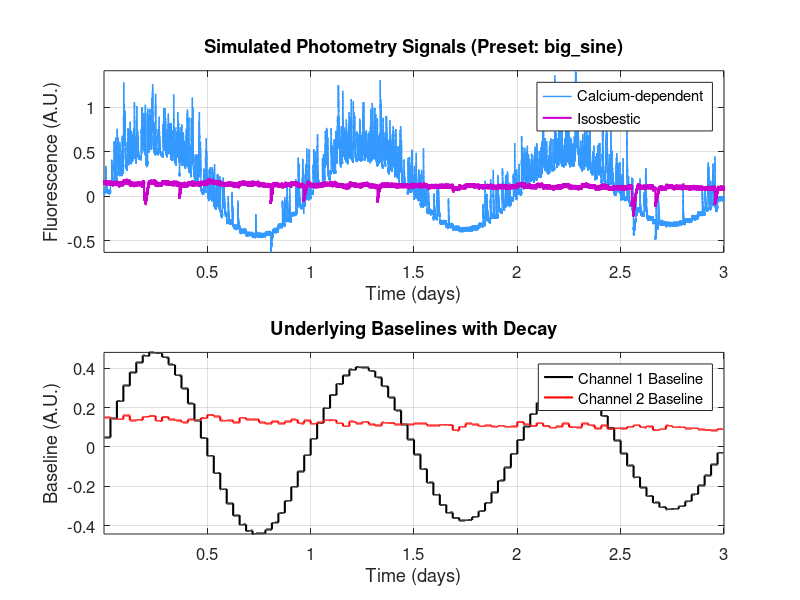

This figure's MATLAB source:
function output = generateFiberPhotometryTraces(preset, doPlot)
% generateFiberPhotometryTraces - Generates and optionally plots synthetic fiber photometry traces.
%
% Usage:
%   % Generate data AND create a plot (default behavior)
%   output = generateFiberPhotometryTraces('big_sine');
%
%   % Generate data only, without plotting
%   output = generateFiberPhotometryTraces('small_sine', false);
%
% Inputs:
%   preset - (Optional) 'big_sine' or 'small_sine'. Defaults to 'big_sine'.
%   doPlot - (Optional) true or false. If true, a plot is generated. Defaults to true.
%
% Outputs:
%   output - A structure containing the generated signals and metadata.

    %% --------------------------------------------------------------------
    %  Parameter Configuration
    %% --------------------------------------------------------------------
    if nargin < 1 || isempty(preset)
        preset = 'big_sine';
    end
    if nargin < 2
        doPlot = true; % Plot by default
    end
    
    params = configureParameters(preset);

    % Add the chosen preset to the params struct for use in the plot title
    params.preset = preset;

    if ~isempty(params.randomSeed)
        rng(params.randomSeed);
    else
        rng('shuffle');
    end

    %% --------------------------------------------------------------------
    %  Time Base and Slow Components
    %% --------------------------------------------------------------------
    t = (1:params.nSamples)';
    sineWave = params.sineAmplitude * sin(2 * pi * t / params.sinePeriodSamples);
    expDecay = exp(-t / params.decayTauSamples);

    %% --------------------------------------------------------------------
    %  Segmented Baselines for Each Channel
    %% --------------------------------------------------------------------
    segmentLength = params.nSamples / params.nSegments;
    segBaseCh1 = zeros(params.nSamples, 1);
    segBaseCh2 = zeros(params.nSamples, 1);

    for seg = 1:params.nSegments
        startIdx = round((seg - 1) * segmentLength) + 1;
        endIdx   = min(round(seg * segmentLength), params.nSamples);
        midPoint = round(mean([startIdx, endIdx]));
        segBaseCh1(startIdx:endIdx) = sineWave(midPoint);
        segBaseCh2(startIdx:endIdx) = params.ch2Baseline + params.ch2Drift * randn();
    end

    segBaseCh1 = segBaseCh1 .* expDecay;
    segBaseCh2 = segBaseCh2 .* expDecay;

    %% --------------------------------------------------------------------
    %  Initialize Signals and Add Noise
    %% --------------------------------------------------------------------
    ch1 = segBaseCh1 + params.noiseStd * randn(params.nSamples, 1);
    ch2 = segBaseCh2 + params.noiseStd * randn(params.nSamples, 1);

    %% --------------------------------------------------------------------
    %  Add Exponential Peaks to Channel 1
    %% --------------------------------------------------------------------
    for p = 1:params.nPeaks
        peakPlaced = false;
        while ~peakPlaced
            startIdx = randi([1, params.nSamples - max(params.peakWidthRange)]);
            localSine   = sineWave(startIdx);
            phaseWeight = (localSine / params.sineAmplitude + 1) / 2;
            probability = params.peakBaseProb * phaseWeight;

            if rand < probability
                peakPlaced = true;
                width   = randi(params.peakWidthRange);
                peakAmp = params.peakAmplitudeMu + params.peakAmplitudeSd * randn();
                tau     = -width / log(params.peakDecayLevel);

                endIdx = min(startIdx + width, params.nSamples);
                idxRange = startIdx:endIdx;
                timeKernel = (0:length(idxRange)-1)';
                decayKernel = peakAmp * exp(-timeKernel / tau);
                ch1(idxRange) = ch1(idxRange) + decayKernel;
            end
        end
    end

    %% --------------------------------------------------------------------
    %  Add Shared Blips (Artifacts) to Both Channels
    %% --------------------------------------------------------------------
    for b = 1:params.nBlips
        startIdx = randi([1, params.nSamples - max(params.blipWidthRange)]);
        width    = randi(params.blipWidthRange);
        endIdx   = min(startIdx + width - 1, params.nSamples);
        amp = params.blipAmpRange(1) + rand * diff(params.blipAmpRange);
        idxRange = startIdx:endIdx;
        shape = amp * linspace(1, 0, length(idxRange))';
        ch1(idxRange) = ch1(idxRange) + shape;
        ch2(idxRange) = ch2(idxRange) + shape;
    end

    %% --------------------------------------------------------------------
    %  Prepare Output and Optionally Plot
    %% --------------------------------------------------------------------
    output.signal1 = ch1;
    output.signal2 = ch2;
    output.timeVector = t;
    output.baselines.signal1 = segBaseCh1;
    output.baselines.signal2 = segBaseCh2;
    output.params = params;
    
    % Call the local plotting function if requested
    if doPlot
        plotTraces(output);
    end
end


function params = configureParameters(preset)
% (Local Function) Configures parameters for the simulation.
    params = struct();

    % --- Base parameters common to all presets ---
    params.nSamples = 100000;           % Total number of data points in the trace.
    params.daysToSimulate = 3;          % The total duration to simulate, used for x-axis scaling.
    params.randomSeed = 42;             % A fixed seed for reproducible random numbers. Set to [] for a different trace each time.
    params.nSegments = 96;              % Number of flat steps used to approximate the sine wave baseline. (96 segments / 3 days = 32 segments/day).
    params.sinePeriodSamples = params.nSamples / params.daysToSimulate; % Sets the sine wave period to exactly 1 day.
    params.decayTauSamples = params.nSamples * 2; % Time constant for photobleaching. A large value creates a gentle decay over the full trace.
    params.noiseStd = 0.01;             % Standard deviation of the additive Gaussian noise.
    params.ch2Baseline = 0.15;          % The mean baseline value for the isosbestic (control) channel.
    params.ch2Drift = 0.01;             % The amount of random vertical drift between segments in the control channel.
    params.nBlips = 10;                 % The total number of motion artifact "blips" to add to the trace.
    params.peakDecayLevel = 0.01;       % Defines how much a peak decays by its end (to 1% of its initial amplitude).

    % --- Preset-specific parameters ---
    switch lower(preset)
        case 'big_sine'
            % --- Settings for a trace with a prominent circadian rhythm ---

            % Sine Wave Modulation
            params.sineAmplitude = 0.5;         % Controls the max/min height of the sine wave. A large value creates a strong, visible circadian modulation.

            % Calcium-like Peaks (Signal 1)
            params.nPeaks = 500;                % Total number of calcium-like peaks to attempt to place.
            params.peakWidthRange = [100, 500]; % Defines the min/max duration (in samples) of each peak. Wider peaks for a more pronounced look.
            params.peakAmplitudeMu = 0.3;       % The mean height of the peaks.
            params.peakAmplitudeSd = 0.05;      % The standard deviation of peak height, adding variability.
            params.peakBaseProb = 0.05;         % A base probability factor for placing a peak. This is multiplied by the sine phase, so peaks are more likely at the top of the sine wave.

            % Motion Artifacts / Blips (Both Signals)
            params.blipWidthRange = [300, 800]; % The min/max duration of the motion artifacts.
            params.blipAmpRange = [-0.2, -0.1]; % The min/max depth of the negative blips. Larger negative values create more dramatic dips.

        case 'small_sine'
            % --- Settings for a trace with a subtle circadian rhythm ---

            % Sine Wave Modulation
            params.sineAmplitude = 0.05;        % A small value creates a subtle, almost flat baseline modulation.

            % Calcium-like Peaks (Signal 1)
            params.nPeaks = 800;                % More peaks are added to give the trace a busier, more continuously active look.
            params.peakWidthRange = [80, 200];  % Peaks are narrower, making them look sharper and more "spiky".
            params.peakAmplitudeMu = 0.15;      % The mean height of the peaks is smaller.
            params.peakAmplitudeSd = 0.05;      % Variability in peak height is kept the same.
            params.peakBaseProb = 0.05;         % The same base probability, but since the sine amplitude is small, the influence of the sine phase on peak placement is much weaker.

            % Motion Artifacts / Blips (Both Signals)
            params.blipWidthRange = [100, 200]; % Artifacts are shorter in duration.
            params.blipAmpRange = [-0.15, -0.05];% The negative dips are shallower and less pronounced.

        otherwise
            error('Unknown preset "%s". Use ''big_sine'' or ''small_sine''.', preset);
    end
end


function plotTraces(data)
% (Local Function) Plots the generated fiber photometry traces.
    figure('Color', 'w', 'Position', [100, 100, 900, 700]);
    time_days = data.timeVector / data.params.sinePeriodSamples;

    subplot(2, 1, 1);
    plot(time_days, data.signal1, 'Color', [0.2, 0.6, 1], 'LineWidth', 1);
    hold on;
    plot(time_days, data.signal2, 'Color', [0.8, 0, 0.8], 'LineWidth', 1.5);
    hold off;
    title(sprintf('Simulated Photometry Signals (Preset: %s)', data.params.preset), 'Interpreter', 'none');
    xlabel('Time (days)');
    ylabel('Fluorescence (A.U.)');
    legend({'Calcium-dependent', 'Isosbestic'}, 'Location', 'northeast');
    grid on; axis tight; set(gca, 'FontSize', 12);

    subplot(2, 1, 2);
    plot(time_days, data.baselines.signal1, 'k-', 'LineWidth', 1.5);
    hold on;
    plot(time_days, data.baselines.signal2, 'r-', 'LineWidth', 1.5);
    hold off;
    title('Underlying Baselines with Decay');
    xlabel('Time (days)');
    ylabel('Baseline (A.U.)');
    legend({'Channel 1 Baseline', 'Channel 2 Baseline'}, 'Location', 'northeast');
    grid on; axis tight; set(gca, 'FontSize', 12);
end